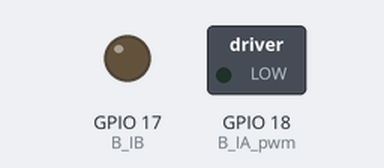
Bench run of a program on a simulated Raspberry Pi (BCM pin numbers). On the bench: switched loads named in the program (green lamp = pin HIGH), output pins drawn as LEDs (lit = HIGH).

Above: at 0.5 s.
At 1.5 s:
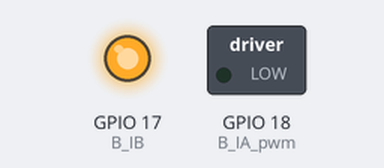
At 2.5 s:
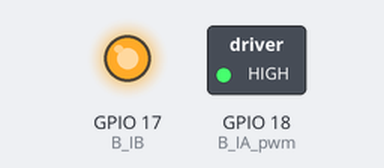
At 3.5 s:
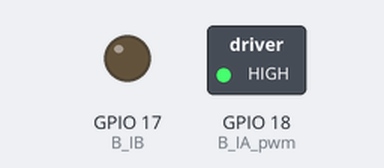
Timing chart, 0 to 5.2 s (numbered marks = the images above):
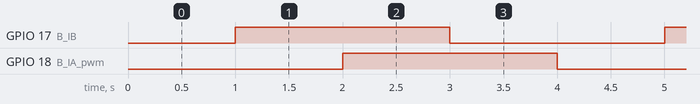

The program:

_15_l9110s_motor_1.py
```python
import RPi.GPIO as GPIO
import time

B_IA_pwm = 18
B_IB = 17

GPIO.setmode(GPIO.BCM)

GPIO.setup(B_IA_pwm,GPIO.OUT)
GPIO.setup(B_IB, GPIO.OUT)

pwm = GPIO.PWM(B_IA_pwm, 1000.0)
pwm.start(0.0)

try:
  while True:
    GPIO.output(B_IB, False)
    pwm.ChangeDutyCycle(0.0)
    time.sleep(1.0)
    GPIO.output(B_IB, True)
    pwm.ChangeDutyCycle(0.0)
    time.sleep(1.0)
    GPIO.output(B_IB, True)
    pwm.ChangeDutyCycle(100.0)
    time.sleep(1.0)
    GPIO.output(B_IB, False)
    pwm.ChangeDutyCycle(100.0)
    time.sleep(1.0)
except KeyboardInterrupt:
  pass

pwm.ChangeDutyCycle(0.0)

pwm.stop()
GPIO.cleanup()
```

Measured:
- by itself, GPIO 17 (B_IB), GPIO 18 (B_IA_pwm): alternates HIGH for 2.0 s and LOW for 2.0 s
- by itself, everything shown: repeats every 4.0 s, in 4 steps
